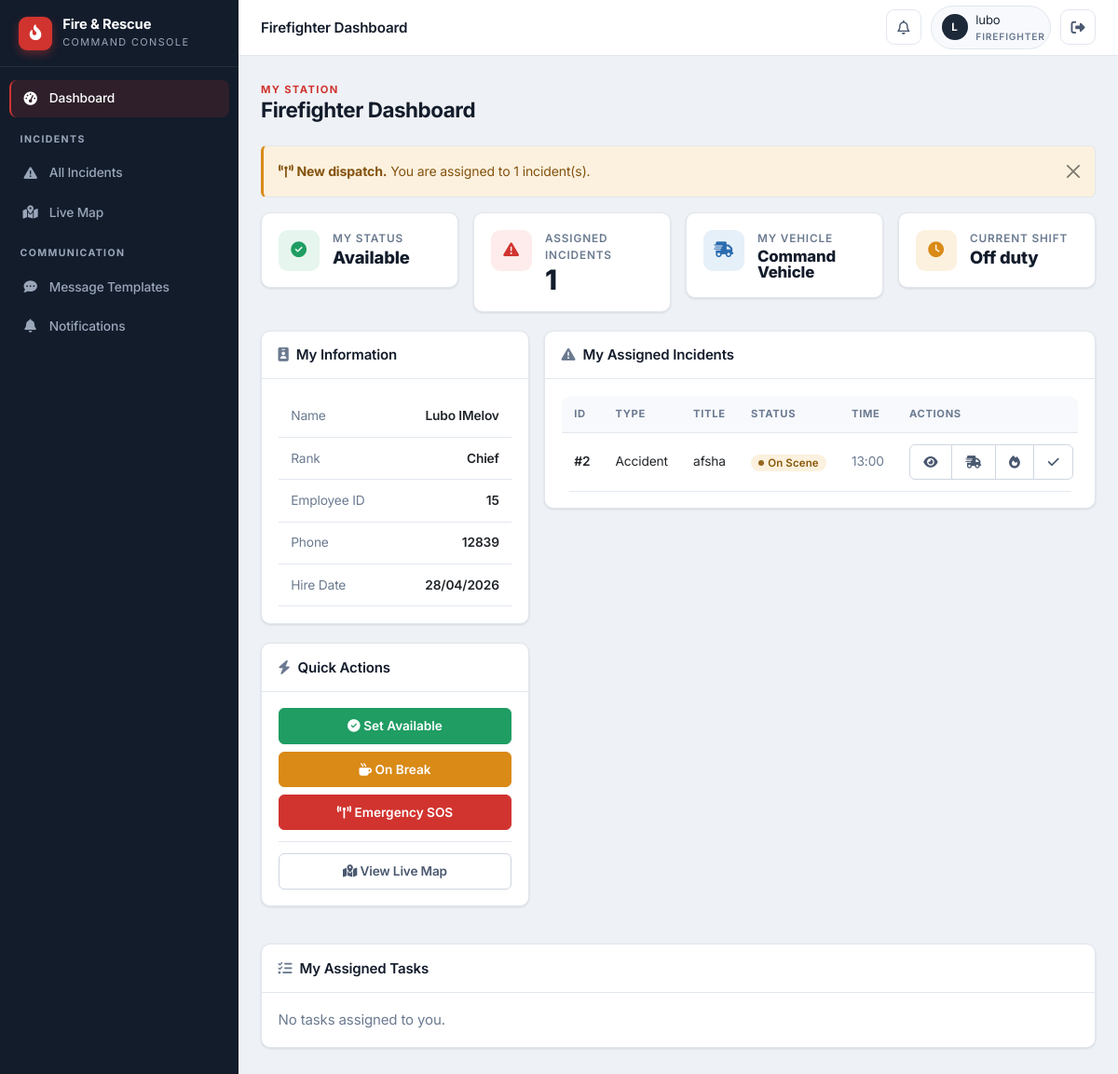
Page /firefighter/dashboard (signed in) on the earlier database version.
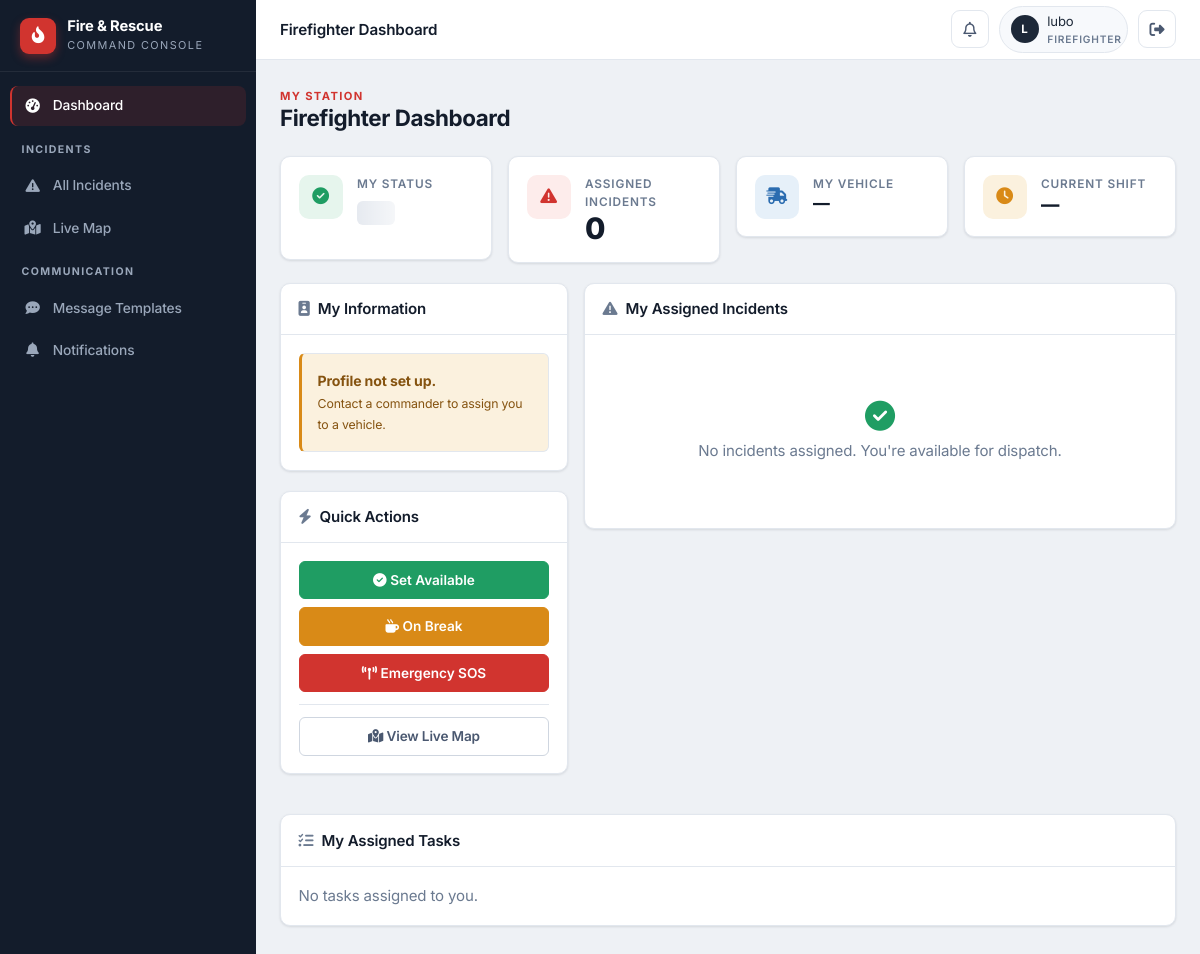
Same page on the later database version.
### app/models/firefighter.py (models this page shows)
class Firefighter(db.Model):
    id = db.Column(db.Integer, primary_key=True)
    name = db.Column(db.String(100), nullable=False)
    rank = db.Column(db.String(50))
    status = db.Column(db.String(20), default='available')
    vehicle_id = db.Column(db.Integer, db.ForeignKey('vehicle.id'), nullable=True)
    station_id = db.Column(db.Integer, db.ForeignKey('fire_station.id'), nullable=True)
    user_id = db.Column(db.Integer, db.ForeignKey('user_model.id'), nullable=True, unique=True)
    user = db.relationship('UserModel', foreign_keys=[user_id], backref='firefighter_profile')
    employee_id = db.Column(db.String(20), unique=True, nullable=True)
    phone = db.Column(db.String(20), nullable=True)
    hire_date = db.Column(db.DateTime, nullable=True)
    last_active = db.Column(db.DateTime, nullable=True)
    current_shift_id = db.Column(db.Integer, db.ForeignKey('shift.id'), nullable=True)
    current_shift = db.relationship('Shift', foreign_keys=[current_shift_id], back_populates='firefighter')
    shifts = db.relationship('Shift', foreign_keys='Shift.firefighter_id', back_populates='firefighter')

### app/models/vehicle.py (models this page shows)
class Vehicle(db.Model):
    id = db.Column(db.Integer, primary_key=True)
    type = db.Column(db.String(50))
    location = db.Column(db.String(200))
    latitude = db.Column(db.Float, nullable=True)
    longitude = db.Column(db.Float, nullable=True)
    last_updated = db.Column(db.DateTime, default=datetime.datetime.utcnow, onupdate=datetime.datetime.utcnow)
    speed = db.Column(db.Float, nullable=True)
    heading = db.Column(db.Integer, nullable=True)
    status = db.Column(db.String(20), default='station')
    station_id = db.Column(db.Integer, db.ForeignKey('fire_station.id'), nullable=True)
    current_incident_id = db.Column(db.Integer, db.ForeignKey('incident.id'), nullable=True)
    route_polyline = db.Column(db.Text, nullable=True)      # JSON list of [lat, lng] along the road
    route_started_at = db.Column(db.DateTime, nullable=True)  # when the vehicle began driving
    route_total_seconds = db.Column(db.Float, nullable=True)  # animation duration (sped up for demo)
    route_real_seconds = db.Column(db.Float, nullable=True)   # real OSRM driving time, for ETA display
    route_distance_m = db.Column(db.Float, nullable=True)     # real route distance in meters
    route_dest_lat = db.Column(db.Float, nullable=True)
    route_dest_lng = db.Column(db.Float, nullable=True)
    current_incident = db.relationship('Incident', foreign_keys=[current_incident_id])
    firefighters = db.relationship('Firefighter', backref='assigned_vehicle', lazy=True)

### app/models/incident.py (models this page shows)
class Incident(db.Model):
    id = db.Column(db.Integer, primary_key=True)
    title = db.Column(db.String(100), nullable=False)
    location = db.Column(db.String(200), nullable=False)
    incident_type = db.Column(db.String(50), nullable=False)
    description = db.Column(db.Text)
    status = db.Column(db.String(20), default='Reported')
    reported_by = db.Column(db.Integer, db.ForeignKey('user_model.id'))
    reported_at = db.Column(db.DateTime, default=datetime.datetime.utcnow)
    assigned_vehicle_id = db.Column(db.Integer, db.ForeignKey('vehicle.id'), nullable=True)
    latitude = db.Column(db.Float, nullable=True)
    longitude = db.Column(db.Float, nullable=True)
    dispatched_at = db.Column(db.DateTime, nullable=True)
    on_scene_at = db.Column(db.DateTime, nullable=True)
    closed_at = db.Column(db.DateTime, nullable=True)
    last_updated = db.Column(db.DateTime, default=datetime.datetime.utcnow, onupdate=datetime.datetime.utcnow)
    updated_by = db.Column(db.Integer, db.ForeignKey('user_model.id'), nullable=True)
    assigned_vehicle = db.relationship('Vehicle', foreign_keys=[assigned_vehicle_id])
    reporter = db.relationship('UserModel', foreign_keys=[reported_by], backref='reported_incidents')
    updater = db.relationship('UserModel', foreign_keys=[updated_by], backref='updated_incidents')
    wind_direction = db.Column(db.Integer, nullable=True)  # degrees (0-360)
    wind_speed = db.Column(db.Float, nullable=True)  # km/h

### app/routes/dashboard.py (the view)
@dashboard_bp.route('/firefighter/dashboard')
@login_required
@role_required('firefighter', 'commander')
def firefighter_dashboard():
    from app.models.task import Task
    firefighter = Firefighter.query.filter_by(user_id=session.get('user_id')).first()
    if not firefighter:
        firefighter = Firefighter.query.filter_by(name=session.get('user_name')).first()
    my_incidents = []
    my_tasks = []
    if firefighter:
        if firefighter.vehicle_id:
            my_incidents = Incident.query.filter_by(assigned_vehicle_id=firefighter.vehicle_id).all()
        my_tasks = Task.query.filter_by(
            assigned_to=firefighter.id,
            status='pending'
        ).order_by(Task.priority.desc(), Task.deadline).all()
        print(f"Firefighter found: {firefighter.name}, vehicle: {firefighter.vehicle_id}")
    else:
        print(f"No firefighter found for user: {session.get('user_name')} (ID: {session.get('user_id')})")
    return render_template('staff/dashboard/firefighter.html',
                           incidents=my_incidents,
                           firefighter=firefighter,
                           tasks=my_tasks)

### app/templates/staff/dashboard/firefighter.html (shortened to what this page needs)
{% extends "staff/base.html" %}
{% block topbar_title %}Firefighter Dashboard{% endblock %}
{% block content %}
<div class="page-head">
    <div>
        <div class="eyebrow">My Station</div>
        <h1>Firefighter Dashboard</h1>
    </div>
</div>
{% if incidents %}
<div class="alert alert-warning alert-dismissible fade show" role="alert">
    <i class="fa-solid fa-tower-broadcast"></i>
    <strong>New dispatch.</strong> You are assigned to {{ incidents|length }} incident(s).
    <button type="button" class="btn-close" data-bs-dismiss="alert"></button>
</div>
{% endif %}
<div class="row g-3 mb-1">
    <div class="col-6 col-xl-3">
        <div class="card stat-card mb-0"><div class="card-body"><div class="stat-tile">
            <div class="stat-icon is-success"><i class="fa-solid fa-circle-check"></i></div>
            <div><div class="stat-label">My Status</div>
                {% if firefighter %}
                    <div class="stat-value" style="font-size:1.15rem;text-transform:capitalize;">{{ firefighter.status|replace('_',' ') }}</div>
                {% elif session.logged_in %}<div class="skeleton skeleton-title mt-2"></div>
                {% else %}<div class="stat-value" style="font-size:1.15rem;">Unknown</div>{% endif %}
            </div>
        </div></div></div>
    </div>
    <div class="col-6 col-xl-3">
        <div class="card stat-card mb-0"><div class="card-body"><div class="stat-tile">
            <div class="stat-icon is-accent"><i class="fa-solid fa-triangle-exclamation"></i></div>
            <div><div class="stat-label">Assigned Incidents</div>
                {% if incidents is defined %}<div class="stat-value">{{ incidents|length }}</div>{% else %}<div class="skeleton skeleton-title mt-2"></div>{% endif %}
            </div>
        </div></div></div>
    </div>
    <div class="col-6 col-xl-3">
        <div class="card stat-card mb-0"><div class="card-body"><div class="stat-tile">
            <div class="stat-icon is-info"><i class="fa-solid fa-truck-fast"></i></div>
            <div><div class="stat-label">My Vehicle</div>
                <div class="stat-value" style="font-size:1.05rem;">
                {% if firefighter %}{{ firefighter.assigned_vehicle.type|truncate(18) if firefighter.assigned_vehicle else 'Unassigned' }}{% else %}—{% endif %}
                </div>
            </div>
        </div></div></div>
    </div>
    <div class="col-6 col-xl-3">
        <div class="card stat-card mb-0"><div class="card-body"><div class="stat-tile">
            <div class="stat-icon is-warning"><i class="fa-solid fa-clock"></i></div>
            <div><div class="stat-label">Current Shift</div>
                <div class="stat-value" style="font-size:1.15rem;">
                {% if firefighter %}{{ 'Active' if firefighter.current_shift else 'Off duty' }}{% else %}—{% endif %}
                </div>
            </div>
        </div></div></div>
    </div>
</div>
<div class="row g-3 mt-1">
    <div class="col-lg-4">
        <div class="card">
            <div class="card-header"><i class="fa-solid fa-id-badge text-muted me-2"></i>My Information</div>
            <div class="card-body">
                {% if firefighter %}
                <table class="table table-sm mb-0">
                    <tr><td class="text-muted">Name</td><td class="text-end fw-semibold">{{ firefighter.name }}</td></tr>
                    <tr><td class="text-muted">Rank</td><td class="text-end fw-semibold">{{ firefighter.rank }}</td></tr>
                    <tr><td class="text-muted">Employee ID</td><td class="text-end fw-semibold">{{ firefighter.employee_id or '—' }}</td></tr>
                    <tr><td class="text-muted">Phone</td><td class="text-end fw-semibold">{{ firefighter.phone or '—' }}</td></tr>
                    <tr><td class="text-muted">Hire Date</td><td class="text-end fw-semibold">{{ firefighter.hire_date.strftime('%d/%m/%Y') if firefighter.hire_date else '—' }}</td></tr>
                </table>
                {% else %}
                <div class="alert alert-warning mb-0">
                    <strong>Profile not set up.</strong><br>
                    <small>Contact a commander to assign you to a vehicle.</small>
                </div>
                {% endif %}
            </div>
        </div>
        <div class="card">
            <div class="card-header"><i class="fa-solid fa-bolt text-muted me-2"></i>Quick Actions</div>
            <div class="card-body d-grid gap-2">
                <button class="btn btn-success" onclick="updateStatus('available')"><i class="fa-solid fa-circle-check"></i> Set Available</button>
                <button class="btn btn-warning" onclick="updateStatus('on_break')"><i class="fa-solid fa-mug-hot"></i> On Break</button>
                <button class="btn btn-danger" onclick="sendSOS()" id="sosButton"><i class="fa-solid fa-tower-broadcast"></i> Emergency SOS</button>
                <hr class="my-1">
                <a href="{{ url_for('map.incident_map') }}" class="btn btn-outline-secondary"><i class="fa-solid fa-map-location-dot"></i> View Live Map</a>
            </div>
        </div>
    </div>
    <div class="col-lg-8">
        <div class="card mb-0">
            <div class="card-header"><i class="fa-solid fa-triangle-exclamation text-muted me-2"></i>My Assigned Incidents</div>
            <div class="card-body">
                {% if incidents %}
                <div class="table-responsive">
                    <table class="table table-hover mb-0">
                        <thead><tr><th>ID</th><th>Type</th><th>Title</th><th>Status</th><th>Time</th><th>Actions</th></tr></thead>
                        <tbody>
                            {% for incident in incidents %}
                            <tr>
                                <td class="fw-semibold">#{{ incident.id }}</td>
                                <td class="text-capitalize">{{ incident.incident_type }}</td>
                                <td>{{ incident.title|truncate(22) }}</td>
                                <td>
                                    {% set s = incident.status %}
                                    <span class="pill {% if s=='Reported' %}pill-reported{% elif s=='Dispatched' %}pill-dispatched{% elif s=='On Scene' %}pill-onscene{% else %}pill-closed{% endif %}">{{ s }}</span>
                                </td>
                                <td class="text-muted">{{ incident.reported_at.strftime('%H:%M') }}</td>
                                <td>
                                    <div class="btn-group btn-group-sm">
                                        <a href="{{ url_for('incidents.detail', incident_id=incident.id) }}" class="btn btn-outline-secondary" title="Details"><i class="fa-solid fa-eye"></i></a>
                                        <button class="btn btn-outline-secondary" title="En route" onclick="updateIncidentStatus({{ incident.id }}, 'Dispatched')"><i class="fa-solid fa-truck-fast"></i></button>
                                        <button class="btn btn-outline-secondary" title="On scene" onclick="updateIncidentStatus({{ incident.id }}, 'On Scene')"><i class="fa-solid fa-fire"></i></button>
                                        <button class="btn btn-outline-secondary" title="Close" onclick="updateIncidentStatus({{ incident.id }}, 'Closed')"><i class="fa-solid fa-check"></i></button>
                                    </div>
                                </td>
                            </tr>
                            {% endfor %}
                        </tbody>
                    </table>
                </div>
                {% else %}
                <div class="text-center py-5 text-muted">
                    <i class="fa-solid fa-circle-check fa-2x mb-2" style="color:var(--success);"></i>
                    <p class="mb-0">No incidents assigned. You're available for dispatch.</p>
                </div>
                {% endif %}
            </div>
        </div>
    </div>
</div>
<div class="row g-3 mt-1">
    <div class="col-12">
        <div class="card mb-0">
            <div class="card-header"><i class="fa-solid fa-list-check text-muted me-2"></i>My Assigned Tasks</div>
            <div class="card-body">
                {% if tasks %}
                <div class="table-responsive">
                    <table class="table table-hover mb-0">
                        <thead><tr><th>Task</th><th>Incident</th><th>Priority</th><th>Status</th><th>Deadline</th><th></th></tr></thead>
                        <tbody>
                            {% for task in tasks %}
                            <tr>
                                <td>{{ task.title|truncate(30) }}</td>
                                <td><a href="{{ url_for('incidents.detail', incident_id=task.incident_id) }}">#{{ task.incident.id }}</a></td>
                                <td><span class="badge bg-{% if task.priority=='urgent' %}primary{% elif task.priority=='high' %}warning{% elif task.priority=='normal' %}info{% else %}secondary{% endif %}">{{ task.priority }}</span></td>
                                <td><span class="badge bg-{% if task.status=='pending' %}warning{% elif task.status=='in_progress' %}info{% elif task.status=='completed' %}success{% else %}secondary{% endif %}">{{ task.status }}</span></td>
                                <td>{% if task.deadline %}{{ task.deadline.strftime('%d/%m %H:%M') }}{% else %}<span class="text-muted">—</span>{% endif %}</td>
                                <td><a href="{{ url_for('incidents.task_detail', task_id=task.id) }}" class="btn btn-sm btn-outline-secondary">View</a></td>
                            </tr>
                            {% endfor %}
                        </tbody>
                    </table>
                </div>
                {% else %}
                <p class="text-muted mb-0">No tasks assigned to you.</p>
                {% endif %}
            </div>
        </div>
    </div>
</div>
{% endblock %}

Differences in the rows shown:
no longer on this page (row edited): Firefighter: status "Available", name "Lubo IMelov", rank "Chief", employee "15", phone "12839", hire_date "28/04/2026"
no longer on this page (row edited): Vehicle: assigned_vehicle.type "Command Vehicle"
no longer on this page (row edited): Incident: id "2", incident_type "Accident", title "afsha", status "On Scene", reported_at "13:00"
Other differences:
{{ incidents|length }}: "1" → "0"
{{ incidents|length }}: "1" → (not shown)
{{ 'Active' if firefighter.current_shift else 'Off duty' }}: "Off duty" → (not shown)
text no longer shown: "New dispatch. You are assigned to incident(s). Name Rank Employee ID Phone Hire Date ID TYPE TITLE STATUS TIME ACTIONS"
text now shown: "— — Profile not set up. Contact a commander to assign you to a vehicle. No incidents assigned. You're available for dispatch."
